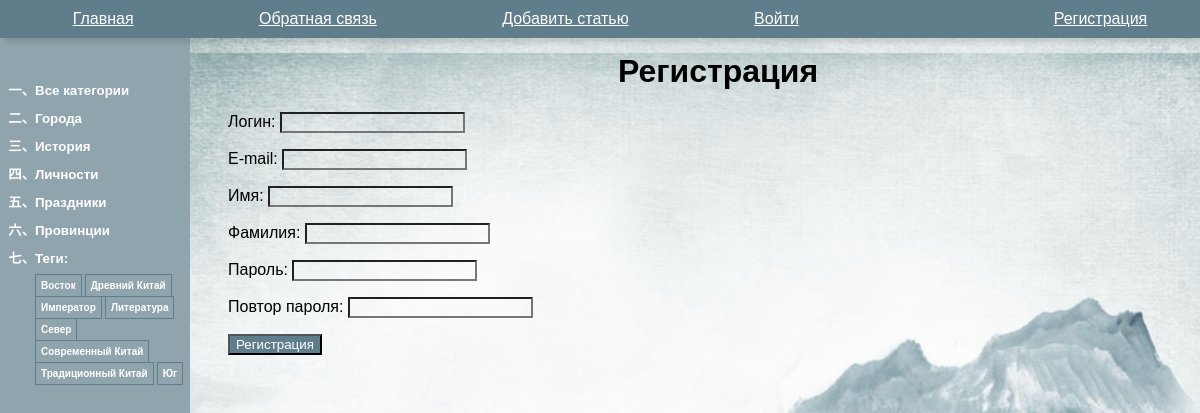
The page /users/register/ on the database its author committed.
### china/models.py (models this page shows, shortened)
class Category(models.Model):
    name = models.CharField(max_length=100, db_index=True,
                            verbose_name="Категория")
    slug = models.SlugField(max_length=255,
                            unique=True, db_index=True)
    def get_absolute_url(self):
        return reverse('category', kwargs={'cat_slug':
                                               self.slug})
    class Meta:
        verbose_name = 'Категория'
        verbose_name_plural = 'Категории'

class TagPost(models.Model):
    tag = models.CharField(max_length=100,
                           db_index=True)
    slug = models.SlugField(max_length=255,
                            unique=True, db_index=True)
    def get_absolute_url(self):
        return reverse('tag', kwargs={'tag_slug': self.slug})

### users/views.py (the view)
# urls.py: path('register/', views.RegisterUser.as_view(), name='register'),
class RegisterUser(CreateView):
    form_class = RegisterUserForm
    template_name = 'users/register.html'
    extra_context = {'title': "Регистрация"}
    success_url = reverse_lazy('users:login')

### users/forms.py (shortened to what this page needs)
class RegisterUserForm(UserCreationForm):
    username = forms.CharField(label='Логин', widget=forms.TextInput(attrs={'class': 'form-input'}))
    password1 = forms.CharField(label='Пароль', widget=forms.PasswordInput(attrs={'class': 'forminput'}))
    password2 = forms.CharField(label='Повтор пароля', widget=forms.PasswordInput(attrs={'class': 'forminput'}))
    class Meta:
        model = get_user_model()
        fields = ['username', 'email', 'first_name',
                  'last_name', 'password1', 'password2']
        labels = {
            'email': 'E-mail',
            'first_name': 'Имя',
            'last_name': 'Фамилия',
        }
        widgets = {
            'email': forms.TextInput(attrs={'class':
                                                'form-input'}),
            'first_name':
                forms.TextInput(attrs={'class': 'form-input'}),
            'last_name':
                forms.TextInput(attrs={'class': 'form-input'}),
        }

### china/templatetags/china_tags.py (called while the page is built)
@register.inclusion_tag('china/list_categories.html')
def show_categories(cat_selected_id=0):
    cats = Category.objects.annotate(total=Count("posts")).filter(total__gt=0)
    return {"cats": cats, "cat_selected": cat_selected_id}

@register.inclusion_tag('china/list_tags.html')
def show_all_tags():
    return {"tags":
                TagPost.objects.annotate(total=Count("tags")).filter(total__gt=0)}

### users/context_processors.py (called while the page is built)
def get_china_context(request):
    return {'mainmenu': menu}

### users/templates/users/register.html (shortened to what this page needs)
{% extends 'base.html' %}
{% block content %}
<h1>Регистрация</h1>
<form method="post">
 {% for f in form %}
 <p ><label class="form-label" for="{{f.id_for_label }}">{{f.label}}: </label>{{ f }}</p>
 {% endfor %}
 <p ><button type="submit">Регистрация</button></p>
</form>
{% endblock %}

### china/templates/china/list_categories.html
{% for cat in cats %}
 {% if cat.id == cat_selected %}
 <li
class="selected">{{cat.name}}</li>
 {% else %}
 <li><a href="{{ cat.get_absolute_url}}">{{cat.name}}</a></li>
 {% endif %}
{% endfor %}

### china/templates/china/list_tags.html
{% if tags %}
Теги:</p>
<ul class="tags-list">
    {% for t in tags %}
    <li><a
            href="{{t.get_absolute_url}}">{{t.tag}}</a></li>
    {% endfor %}
</ul>
{% endif %}

### static/china/css/styles.css (style rules this page uses)
html, body { font-family: 'Arial'; padding: 0; height: 100%; width: 100%; background-image: url("../images/back.jpg"); background-size: cover; }
h1 { display: flex; justify-content: center; flex-wrap: wrap; align-content: flex-end; font-size: 2em; margin-block-start: 1.67em; margin-block-end: 0.67em; margin-inline-start: 0px; margin-inline-end: 0px; font-weight: bold; }
.left-menu ul { list-style: none; padding: 0px; margin: 0px; font-variant: common-ligatures; font-size: smaller; font-weight: bold; list-style: cjk-ideographic; }
.left-menu ul li { margin-bottom: 10px; margin-left: 15px; color: white; text-decoration: none; }
.left-menu a { color: #ffffff; text-decoration: none; }
ul.tags-list { width: 100%; margin: 0; padding: 0; list-style: none; }
ul.tags-list li { margin: 0; padding: 0 0 10px; display: inline-block; }
ul.tags-list li a { padding: 5px; font-size: 10px; border: 1px solid #607d8b; color: white; }
input { background: space; }
button { color: #ffffff; background-color: #607d8b; }

### rows shown on the page
Category: name "Города"
Category: name "История"
Category: name "Личности"
Category: name "Праздники"
Category: name "Провинции"
TagPost: tag "Восток"
TagPost: tag "Древний Китай"
TagPost: tag "Император"
TagPost: tag "Литература"
TagPost: tag "Север"
TagPost: tag "Современный Китай"
TagPost: tag "Традиционный Китай"
TagPost: tag "Юг"

### other values the page prints
{{ m.title }} "Главная" "Обратная связь" "Добавить статью"
{{ f.label }} "Логин" "E-mail" "Имя" "Фамилия" "Пароль" "Повтор пароля"
